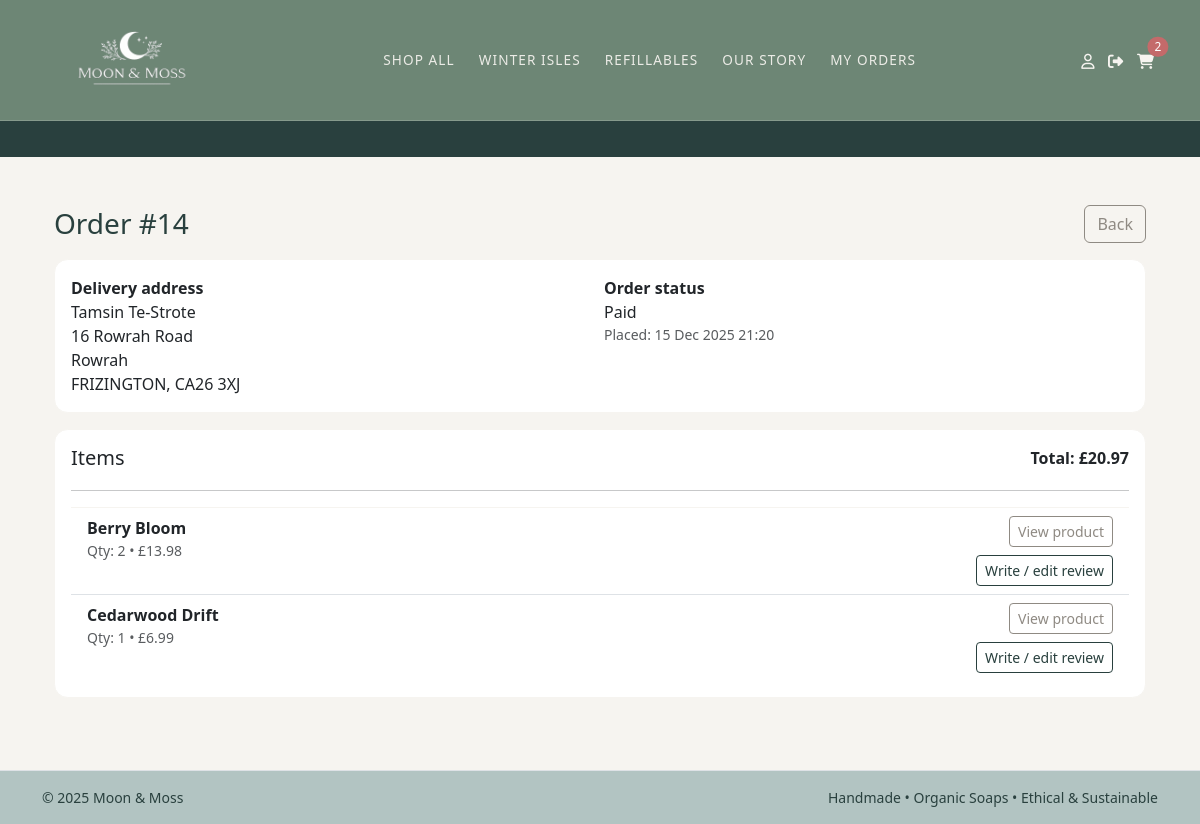
The app's page /accounts/orders/14/ (signed in) with its own data.
### checkout/models.py (models this page shows, shortened)
class Order(models.Model):
    PENDING = "PENDING"
    PAID = "PAID"
    FAILED = "FAILED"
    NEW = "NEW"
    DISPATCHED = "DISPATCHED"
    DELIVERED = "DELIVERED"
    CANCELLED = "CANCELLED"
    STATUS_CHOICES = [
        (PENDING, "Pending"),
        (PAID, "Paid"),
        (FAILED, "Failed"),
    ]
    FULFILMENT_CHOICES = [
        (NEW, "New"),
        (DISPATCHED, "Dispatched"),
        (DELIVERED, "Delivered"),
        (CANCELLED, "Cancelled"),
    ]
    user = models.ForeignKey(
        settings.AUTH_USER_MODEL,
        on_delete=models.SET_NULL,
        null=True,
        blank=True,
        related_name="orders",
    )
    full_name = models.CharField(max_length=100, blank=True)
    email = models.EmailField(blank=True)
    address_line1 = models.CharField(max_length=255, blank=True)
    address_line2 = models.CharField(max_length=255, blank=True)
    city = models.CharField(max_length=100, blank=True)
    postcode = models.CharField(max_length=20, blank=True)
    status = models.CharField(
        max_length=10,
        choices=STATUS_CHOICES,
        default=PENDING,
    )
    total = models.DecimalField(max_digits=8, decimal_places=2)
    stripe_session_id = models.CharField(max_length=255, blank=True)
    created_at = models.DateTimeField(auto_now_add=True)
    stock_deducted = models.BooleanField(default=False)
    fulfilment_status = models.CharField(
        max_length=12,
        choices=FULFILMENT_CHOICES,
        default=NEW,
    )
    dispatched_at = models.DateTimeField(null=True, blank=True)
    delivered_at = models.DateTimeField(null=True, blank=True)
    cancelled_at = models.DateTimeField(null=True, blank=True)

class OrderItem(models.Model):
    order = models.ForeignKey(
        Order, on_delete=models.CASCADE, related_name="items")
    product = models.ForeignKey(Product, on_delete=models.PROTECT)
    qty = models.PositiveIntegerField()
    unit_price = models.DecimalField(max_digits=8, decimal_places=2)
    def subtotal(self):
        return self.qty * self.unit_price

### catalog/models.py (models this page shows, shortened)
class Product(models.Model):
    title = models.CharField(max_length=160)
    slug = models.SlugField(max_length=180, unique=True, blank=True)
    description = models.TextField(blank=True)
    scent = models.CharField(max_length=50, help_text="e.g. Lavender, Citrus")
    weight_g = models.PositiveIntegerField(help_text="Net weight in grams")
    price = models.DecimalField(max_digits=6, decimal_places=2)
    stock_qty = models.PositiveIntegerField(default=0)
    active = models.BooleanField(default=True)
    created_at = models.DateTimeField(auto_now_add=True)
    tags = models.CharField(
        max_length=250,
        blank=True,
        help_text="Comma-separated tags, e.g. winter, woody, refillable"
    )
    class Meta:
        ordering = ["title"]

### accounts/views.py (the view)
@login_required
def my_order_detail(request, order_id):
    order = get_object_or_404(Order, id=order_id, user=request.user)
    return render(request, "accounts/my_order_detail.html", {"order": order})

### cart/context_processors.py (called while the page is built)
def cart_count(request):
    cart = get_or_create_cart(request)
    try:
        count = sum(i.qty for i in cart.items.all())
    except Exception:
        count = 0
    return {"cart_count": count}

### cart/utils.py (called while the page is built)
def get_or_create_cart(request):
    if not request.session.session_key:
        request.session.create()
    request.session.set_expiry(60 * 60 * 24 * 14)
    session_key = request.session.session_key
    if request.user.is_authenticated:
        cart, _ = Cart.objects.get_or_create(
            user=request.user,
            defaults={"session_key": session_key},
        )
    else:
        cart, _ = Cart.objects.get_or_create(
            user=None,
            session_key=session_key,
        )
    return cart

### accounts/templates/accounts/my_order_detail.html
{% extends "base.html" %}
{% block content %}
  <div class="container py-4">
    <div class="d-flex justify-content-between align-items-center mb-3">
      <h1 class="h3 mb-0">Order #{{ order.id }}</h1>
      <a class="btn btn-outline-secondary"
         href="{% url 'accounts:my_orders' %}">Back</a>
    </div>
    <div class="card p-3 mb-3">
      <div class="row g-2">
        <div class="col-md-6">
          <div class="fw-semibold">Delivery address</div>
          <div>{{ order.full_name }}</div>
          <div>{{ order.address_line1 }}</div>
          {% if order.address_line2 %}<div>{{ order.address_line2 }}</div>{% endif %}
          <div>{{ order.city }}, {{ order.postcode }}</div>
        </div>
        <div class="col-md-6">
          <div class="fw-semibold">Order status</div>
          <div>{{ order.get_status_display }}</div>
          <div class="text-muted small">Placed: {{ order.created_at|date:"d M Y H:i" }}</div>
        </div>
      </div>
    </div>
    <div class="card p-3">
      <div class="d-flex justify-content-between align-items-start gap-3">
        <div>
          <h2 class="h5 mb-1">Items</h2>
        </div>
        <div class="text-end fw-semibold">Total: £{{ order.total|floatformat:2 }}</div>
      </div>
      <hr class="my-3">
      <ul class="list-group list-group-flush">
        {% for item in order.items.all %}
          <li class="list-group-item">
            <div class="d-flex justify-content-between align-items-start gap-3">
              <div>
                <div class="fw-semibold">{{ item.product.title }}</div>
                <div class="text-muted small">Qty: {{ item.qty }} • £{{ item.subtotal|floatformat:2 }}</div>
              </div>
              <div class="text-end d-flex flex-column align-items-end gap-2">
                <a class="btn btn-sm btn-outline-secondary"
                   href="{% url 'catalog:product_detail' item.product.slug %}">View product</a>
                {% if order.fulfilment_status == "DELIVERED" %}
                  <a class="btn btn-sm btn-outline-primary"
                     href="{% url 'reviews:from_order' order.id item.product.id %}">Write / edit review</a>
                {% else %}
                  <span class="text-muted small">Review available after delivery</span>
                {% endif %}
              </div>
            </div>
          </li>
        {% endfor %}
      </ul>
    </div>
  </div>
{% endblock %}

### templates/base.html (shortened to what this page needs)
{% load static %}
<!DOCTYPE html>
<html lang="en">
  <head>
    <link href="https://cdn.jsdelivr.net/npm/bootstrap@5.3.3/dist/css/bootstrap.min.css"
          rel="stylesheet">
    <link rel="stylesheet" href="{% static 'css/main.css' %}">
  </head>
  <body>
<nav class="navbar navbar-light navbar-pink bb-navbar sticky-top">
  <div class="container bb-nav-grid">
    <div class="bb-nav-center">
      <a class="navbar-brand bb-brand" href="{% url 'catalog:home' %}">
        <img src="{% static 'img/logo.png' %}" alt="Moon & Moss" class="bb-logo">
      </a>
    </div>
    <div class="bb-nav-links-wrap d-none d-lg-flex">
      <ul class="navbar-nav bb-nav-links bb-nav-links-desktop">
        <li class="nav-item"><a class="nav-link" href="{% url 'catalog:product_list' %}">Shop All</a></li>
        <li class="nav-item"><a class="nav-link" href="{% url 'catalog:winter_isles' %}">Winter Isles</a></li>
        <li class="nav-item"><a class="nav-link" href="{% url 'catalog:refillables' %}">Refillables</a></li>
        <li class="nav-item"><a class="nav-link" href="{% url 'catalog:about' %}">Our Story</a></li>
        {% if user.is_authenticated %}
          <li class="nav-item"><a class="nav-link" href="{% url 'accounts:my_orders' %}">My Orders</a></li>
        {% endif %}
      </ul>
    </div>
    <div class="bb-nav-right bb-nav-icons">
      {% if user.is_authenticated %}
        <a href="#" class="bb-icon-link" title="My account">
          <span class="bb-icon"><i class="fa-regular fa-user"></i></span>
        </a>
        <a href="{% url 'accounts:logout' %}?next={{ request.get_full_path }}"
           class="bb-icon-link"
           title="Logout">
          <span class="bb-icon"><i class="fa-solid fa-right-from-bracket"></i></span>
        </a>
      {% else %}
        <a href="{% url 'accounts:login' %}?next={{ request.get_full_path }}"
           class="bb-icon-link"
           title="Login">
          <span class="bb-icon"><i class="fa-regular fa-user"></i></span>
        </a>
      {% endif %}
      <a href="{% url 'cart:view' %}"
         class="bb-icon-link position-relative"
         title="Cart"
         data-bs-toggle="offcanvas"
         data-bs-target="#miniCart"
         aria-controls="miniCart">
        <span class="bb-icon"><i class="fa-solid fa-cart-shopping"></i></span>
        <span id="cart-count"
              class="position-absolute top-0 start-100 translate-middle badge rounded-pill text-bg-danger {% if cart_count|default:0|add:0 <= 0 %}d-none{% endif %}">
          {{ cart_count|default:0 }}
        </span>
      </a>
    </div>
  </div>
</nav>
    <div class="bb-promo-bar">
      <div class="bb-promo-track">
      </div>
    </div>
    <div class="toast-container position-fixed bottom-0 end-0 p-3"
         style="z-index: 1080">
    </div>
    <main class="container py-4">
      {% block content %}{% endblock %}
    </main>
  </body>
  <footer class="border-top mt-4 py-3">
    <div class="container text-muted small d-flex justify-content-between">
      <span>© {{ now|default:"2025" }} Moon & Moss</span>
      <span>Handmade • Organic Soaps • Ethical & Sustainable</span>
    </div>
  </footer>
</body>
</html>

### static/css/main.css (style rules this page uses)
body { background-color: #f6f4f0; color: #333333; font-family: system-ui, -apple-system, BlinkMacSystemFont, "Segoe UI", sans-serif; }
h1, .h1, h2, .h2, h3, .h3 { color: #29403e; }
a { color: #29403e; }
.btn-outline-primary { color: #29403e; border-color: #29403e; }
.bb-navbar { background-color: #6D8675; border-bottom: 1px solid rgba(246, 244, 240, 0.18); padding: 0; }
.bb-navbar .container { padding-left: 0.75rem; padding-right: 0.75rem; }
.bb-nav-grid { display: grid; grid-template-columns: 44px auto 1fr auto; align-items: center; gap: 0.75rem; min-height: 64px; }
.bb-nav-center { justify-self: start; }
.bb-nav-right { justify-self: end; display: flex; align-items: center; gap: 0.35rem; }
.bb-brand { display: flex; align-items: center; padding: 0; margin: 0; line-height: 1; }
.bb-logo { max-height: 120px; width: auto; display: block; }
.bb-icon { font-size: 1.15rem; line-height: 1; color: #f6f4f0; }
.bb-nav-icons .bb-icon-link { display: inline-flex; align-items: center; justify-content: center; text-decoration: none; padding: 0.25rem; border-radius: 12px; transition: transform 160ms ease, background-color 160ms ease; }
.bb-nav-icons .bb-icon-link .fa-solid, .bb-nav-icons .bb-icon-link .fa-regular { font-size: 0.95rem; }
.bb-nav-links-wrap { justify-self: center; min-width: 0; }
.bb-nav-links-desktop { display: flex; align-items: center; gap: 1rem; margin: 0; padding: 0; }
.bb-nav-links .nav-link { color: rgba(246, 244, 240, 0.92); text-transform: uppercase; letter-spacing: 0.08em; font-size: 0.85rem; line-height: 1.1; padding: 0.35rem 0.25rem; text-decoration: none; position: relative; border-radius: 10px; transition: color 160ms ease, background-color 160ms ease; }
.bb-nav-links .nav-link::after { content: ""; position: absolute; left: 0.25rem; right: 0.25rem; bottom: -6px; height: 2px; background: rgba(246, 244, 240, 0.9); transform: scaleX(0); transform-origin: center; transition: transform 170ms ease; border-radius: 999px; }
@media (min-width: 992px) { .bb-nav-links-wrap { display: flex !important; align-items: center; justify-content: center; } }
@media (min-width: 992px) { .bb-nav-links-desktop { display: flex !important; flex-direction: row !important; align-items: center; justify-content: center; flex-wrap: wrap; gap: 1rem; padding: 0 !important; margin: 0 !important; list-style: none; } }
@media (min-width: 992px) { .bb-nav-links-desktop .nav-item { display: inline-flex; margin: 0 !important; } }
@media (min-width: 992px) { .bb-nav-links-desktop .nav-link { display: inline-flex; align-items: center; white-space: nowrap; } }
.bb-promo-bar { background-color: #29403e; color: #f6f4f0; font-size: 0.9rem; overflow: hidden; white-space: nowrap; }
.bb-promo-track { display: inline-block; padding: 0.45rem 0; padding-left: 100%; animation: bb-promo-scroll 22s linear infinite; }
.card { border-radius: 0.85rem; border-color: #f6f4f0; }
footer { background-color: #b2c4c2; }
footer .text-muted { color: #29403e !important; }
:root { --bb-primary: #5f7f6b; --bb-secondary: #8f8a83; --bb-success: #6f9e7a; --bb-warning: #e3b35a; --bb-danger: #c46a6a; --bb-info: #7aa6c9; --bb-bg-soft: rgba(255, 255, 255, .85); --bb-border-soft: rgba(0, 0, 0, .08); --bb-shadow-soft: 0 12px 30px rgba(0, 0, 0, .06); }
.btn-outline-secondary { border-color: var(--bb-secondary); color: var(--bb-secondary); }
.badge { border-radius: 999px; font-weight: 500; padding: .35em .6em; }
.text-bg-danger { background-color: var(--bb-danger) !important; }

### records on screen
Order: id "14", full_name "Tamsin Te-Strote", address_line1 "16 Rowrah Road", address_line2 "Rowrah", city "FRIZINGTON", postcode "CA26 3XJ", status "Paid", created_at "15 Dec 2025 21:20", total "20.97"
OrderItem: product "Berry Bloom", qty "2", subtotal "13.98"
OrderItem: product "Cedarwood Drift", qty "1", subtotal "6.99"

### other values on screen
{{ cart_count|default:0 }} "2"
{{ now|default:"2025" }} "2025"
